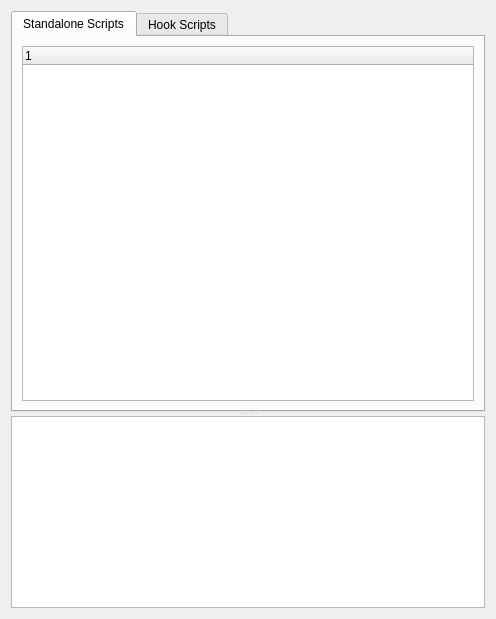
<?xml version="1.0" encoding="UTF-8"?>
<ui version="4.0">
 <class>ScriptManager</class>
 <widget class="QWidget" name="ScriptManager">
  <property name="geometry">
   <rect>
    <x>0</x>
    <y>0</y>
    <width>496</width>
    <height>619</height>
   </rect>
  </property>
  <property name="windowTitle">
   <string>Manage Scripts</string>
  </property>
  <layout class="QGridLayout" name="gridLayout">
   <item row="0" column="0">
    <widget class="QSplitter" name="splitter">
     <property name="orientation">
      <enum>Qt::Vertical</enum>
     </property>
     <widget class="QTabWidget" name="scriptTabs">
      <property name="sizePolicy">
       <sizepolicy hsizetype="Expanding" vsizetype="Expanding">
        <horstretch>0</horstretch>
        <verstretch>1</verstretch>
       </sizepolicy>
      </property>
      <property name="currentIndex">
       <number>0</number>
      </property>
      <widget class="QWidget" name="standaloneTab">
       <attribute name="title">
        <string>Standalone Scripts</string>
       </attribute>
       <layout class="QGridLayout" name="gridLayout_3">
        <item row="0" column="0">
         <widget class="QTreeWidget" name="standaloneTree">
          <property name="editTriggers">
           <set>QAbstractItemView::NoEditTriggers</set>
          </property>
          <column>
           <property name="text">
            <string notr="true">1</string>
           </property>
          </column>
         </widget>
        </item>
       </layout>
      </widget>
      <widget class="QWidget" name="hookTab">
       <attribute name="title">
        <string>Hook Scripts</string>
       </attribute>
       <layout class="QGridLayout" name="gridLayout_2">
        <item row="0" column="0">
         <widget class="QTreeWidget" name="hookTree">
          <property name="editTriggers">
           <set>QAbstractItemView::NoEditTriggers</set>
          </property>
          <column>
           <property name="text">
            <string notr="true">1</string>
           </property>
          </column>
         </widget>
        </item>
       </layout>
      </widget>
     </widget>
     <widget class="QTextBrowser" name="details">
      <property name="openExternalLinks">
       <bool>true</bool>
      </property>
     </widget>
    </widget>
   </item>
  </layout>
 </widget>
 <resources/>
 <connections/>
</ui>
